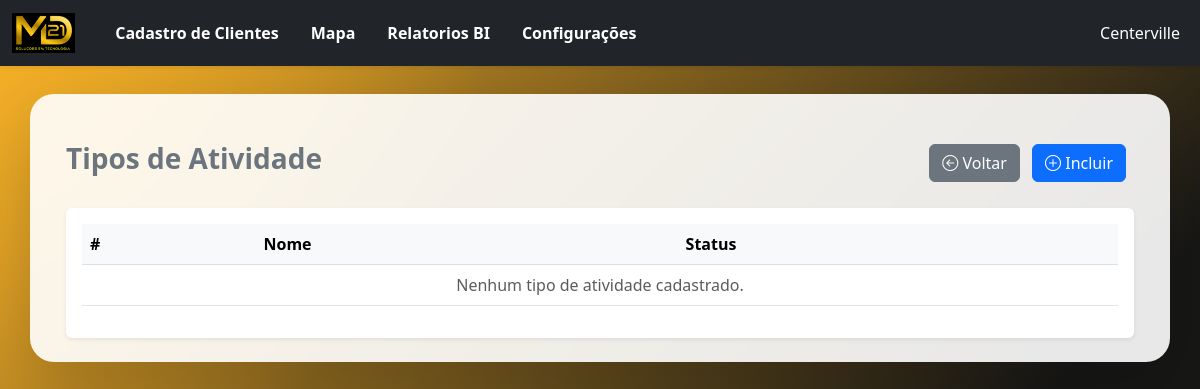
The page /configuracoes/tipos-atividade/ (signed in) on the database as committed earlier.
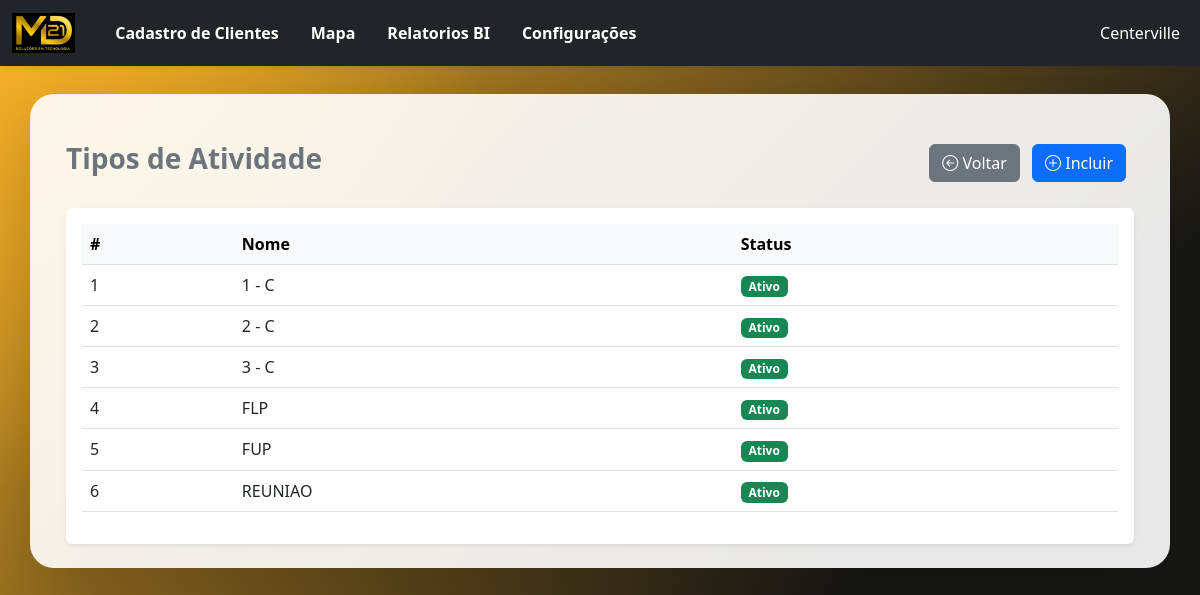
The same page on the database as committed later.
### core/models.py (models this page shows, shortened)
class TipoCategoriaAtividade(models.Model):
    nome = models.CharField(max_length=100, unique=True)
    ativo = models.BooleanField(default=True)
    class Meta:
        ordering = ["nome"]

### core/views.py (the view)
# urls.py: path("configuracoes/tipos-atividade/", views.tipocategoriaatividade_list, name="tipocategoriaatividade_list"),
def tipocategoriaatividade_list(request):
    tipos = TipoCategoriaAtividade.objects.all().order_by("nome")
    return render(request, "tipocategoriaatividade_list.html", {"tipos": tipos})

### core/templates/tipocategoriaatividade_list.html (shortened to what this page needs)
{% extends "base.html" %}
{% load static %}
{% block content %}
<div class="container mt-4">
    <div class="d-flex justify-content-between align-items-center mb-4">
        <h3 class="fw-bold text-secondary">Tipos de Atividade</h3>
        <div>
            <a href="{% url 'configuracoes' %}" class="btn btn-secondary me-2">
                <i class="bi bi-arrow-left-circle"></i> Voltar
            </a>
            <a href="{% url 'tipocategoriaatividade_novo' %}" class="btn btn-primary me-2">
                <i class="bi bi-plus-circle"></i> Incluir
            </a>
        </div>
    </div>
    <div class="table-responsive shadow-sm bg-white p-3 rounded">
        <table class="table table-hover">
            <thead class="table-light">
                <tr>
                    <th>#</th>
                    <th>Nome</th>
                    <th>Status</th>
                </tr>
            </thead>
            <tbody>
                {% for tipo in tipos %}
                <tr class="linha-tipo-categoria-atividade" data-id="{{ tipo.id }}">
                    <td>{{ forloop.counter }}</td>
                    <td>{{ tipo.nome }}</td>
                    <td>
                        {% if tipo.ativo %}
                            <span class="badge bg-success">Ativo</span>
                        {% else %}
                            <span class="badge bg-secondary">Inativo</span>
                        {% endif %}
                    </td>
                </tr>
                {% empty %}
                <tr>
                    <td colspan="3" class="text-center text-muted">
                        Nenhum tipo de atividade cadastrado.
                    </td>
                </tr>
                {% endfor %}
            </tbody>
        </table>
    </div>
</div>
{% endblock %}

### core/templates/base.html (shortened to what this page needs)
{% load static %}
<!DOCTYPE html>
<html lang="pt-br">
<head>
    <link href="https://cdn.jsdelivr.net/npm/bootstrap@5.3.0/dist/css/bootstrap.min.css" rel="stylesheet">
    <link rel="stylesheet" href="https://cdn.jsdelivr.net/npm/bootstrap-icons/font/bootstrap-icons.css">
    <link href="https://cdn.jsdelivr.net/npm/select2@4.0.13/dist/css/select2.min.css" rel="stylesheet">
    <link rel="stylesheet" href="https://unpkg.com/leaflet@1.9.4/dist/leaflet.css">
    <link rel="stylesheet" href="{% static 'css/base.css' %}">
    <link rel="stylesheet" href="{% static 'css/navbar.css' %}">
</head>
<body>
    {% include "navbar.html" %}
    <div class="container mt-4 page-content">
        {% block content %}{% endblock %}
    </div>
</body>
</html>

### core/templates/navbar.html (shortened to what this page needs)
<nav class="navbar navbar-expand-lg navbar-dark bg-dark shadow-sm fixed-top main-navbar">
    <div class="container-fluid">
        <a class="navbar-brand d-flex align-items-center" href="{% url 'index' %}">
            <img src="/media/md21.png" alt="Centerville" height="40" class="me-2">
        </a>
        <div class="collapse navbar-collapse" id="navbarNav">
            <ul class="navbar-nav">
                <li class="nav-item mx-2">
                    <a class="nav-link fw-semibold" href="{% url 'cadastro_clientes' %}">
                        Cadastro de Clientes
                    </a>
                </li>
                <li class="nav-item mx-2">
                    <a class="nav-link fw-semibold" href="{% url 'mapa_clientes' %}">
                        Mapa
                    </a>
                </li>
                <li class="nav-item mx-2">
                    <a class="nav-link fw-semibold" href="#">
                        Relatorios BI
                    </a>
                </li>
                <li class="nav-item mx-2">
                    <a class="nav-link fw-semibold" href="{% url 'configuracoes' %}">
                        Configurações
                    </a>
                </li>
            </ul>
            <ul class="navbar-nav ms-auto">
                <li class="nav-item">
                    <span class="nav-link small text-white">
                        Centerville
                    </span>
                </li>
            </ul>
        </div>
    </div>
</nav>
<div style="height: 70px;"></div>

### static/css/base.css (style rules this page uses)
body { background: radial-gradient(circle at top left, rgba(245, 176, 39, 0.88), transparent 34%), linear-gradient(135deg, #f5b027 0%, #171716 72%); min-height: 100vh; }
.page-content { background: rgba(255, 255, 255, 0.9); border-radius: 24px; padding: 24px; box-shadow: 0 24px 70px rgba(0, 0, 0, 0.18); backdrop-filter: blur(8px); }

### static/css/navbar.css (style rules this page uses)
.main-navbar .nav-link, .main-navbar .navbar-nav .nav-link.show { color: #fff !important; }

Rows that differ between the two databases and show on the page:
added TipoCategoriaAtividade: nome "1 - C", ativo "Ativo"
added TipoCategoriaAtividade: nome "2 - C", ativo "Ativo"
added TipoCategoriaAtividade: nome "3 - C", ativo "Ativo"
added TipoCategoriaAtividade: nome "FLP", ativo "Ativo"
added TipoCategoriaAtividade: nome "FUP", ativo "Ativo"
added TipoCategoriaAtividade: nome "REUNIAO", ativo "Ativo"
Other text that changed with them:
text no longer shown: "Nenhum tipo de atividade cadastrado."
